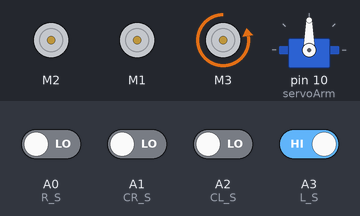
Recording of a sketch running on a simulated Arduino Uno, built with avr-gcc and run on an emulated ATmega328P. Shown: 3 × DC motor (green arrow = forward, orange = backward, longer = faster), servo. Inputs (shaded band) come from the test bench; at power-on: A3 (L_S) HIGH, A0 (R_S), A1 (CR_S), A2 (CL_S) LOW.

Above: at 0.1 s.
2.3 s: A0 (R_S) driven HIGH
3.8 s: A3 (L_S) driven LOW
At 4.4 s:
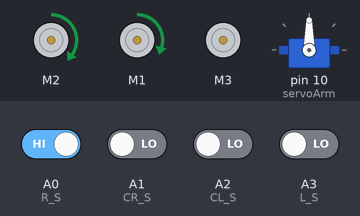
6.8 s: A1 (CR_S) driven HIGH
9.8 s: A0 (R_S) driven LOW
At 12.6 s:
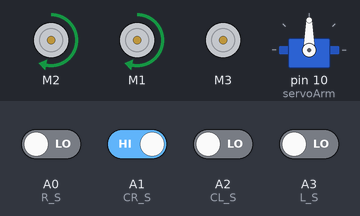
12.8 s: A1 (CR_S) driven LOW
At 15.7 s:
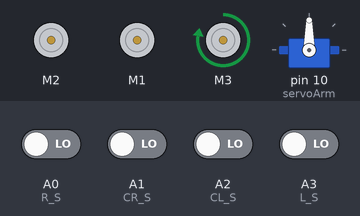
Timing chart, 0 to 24.8 s (numbered marks = the images above; inputs shaded):
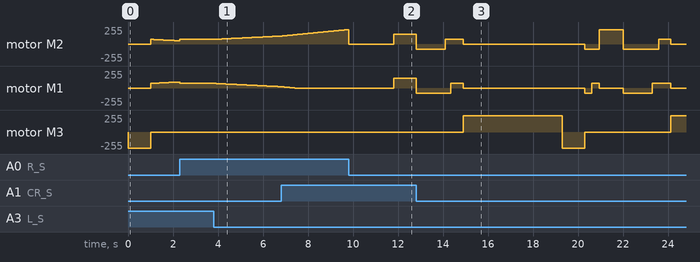

Measured:
- after the input at 3.8 s, motor M2: moves from forward 70/255 to forward 119/255 over 2.9 s, starting after 0.06 s; motor M1: moves from forward 70/255 to forward 20/255 over 3.0 s, starting at once
- after the input at 9.8 s, motor M1: stopped → forward 150/255 after 2.0 s

The sketch:

competition_program_v1.ino
```cpp
#include <Wire.h>
#include <Adafruit_MotorShield.h>
#include "utility/Adafruit_MS_PWMServoDriver.h"
#include <Servo.h>

// Set pin
#define R_S A0  // Infrared sensor Right
#define CR_S A1 // Infrared sensor Center Right
#define CL_S A2 // Infrared sensor Center Left
#define L_S A3  // Infrared sensor Left

// Set speed
#define SLOW_SPEED 150
// #define MEDIUM_SPEED 55
#define FAST_SPEED 244
// Benutze TRASH_SPEED wenn der Roboter auf Tonnen zufährt
#define TRASH_SPEED 75

// Hier ist die Strecke modelliert
// Track 0 left - straight, 1 right - straight, numbers unequal to 0 or 1 belong to positions on the track
int competition_track[] = {0, 1, 0, 4, 0, 1, 0, 8, 9, 2, 2, 3, 2, 0, 1, 0, 3, 2, 3};

// Track 0 left - straight, 1 right - straight
//int competition_track_simple[] = {0, 1, 0, 1, 0, 1, 0, 1, 0, 0, 1, 0, 0, 1, 0, 1, 0, 1};
//int competition_track[] = {0,4};

int defaultSpeed = 70;
int stoptime = 0;

int can_counter = 0;

// Hier stehen die Positionen des Arms in Grad
int pos_unten = 168;
int pos_oben = 70;

////////////////////////////////////////////////////////////////////////////////////////
// PID Controller

// Gain k=[0;1]
// Tuning parameter:
// Start with kp=1 and decrease value to stable system
// Then increase ki and kd if needed
// double kp = 0.22;  // Proportional gain
// double ki = 0.022; // Integral gain
// double kd = 0;    // Derivative gain *************************** possible delete
double kp = 0;    // Proportional gain
double ki = 0.005;  // Integral gain
double kd = 0;    // Derivative gain *************************** possible delete


// Initialize PID components to 0
double P = 0; // Proportional component of the control output
double I = 0; // Integral component of the control output
double D = 0; // Derivative component of the control output

int error;
int previousError = 0;
int smallError = defaultSpeed * 0.50; // Need to calibrate this parameter
int mediumError = defaultSpeed * 1.0;  // Need to calibrate this parameter
int bigError = defaultSpeed * 2.2;   // Need to calibrate this parameter
bool stopped = false;
bool skip_line = false;

int lastError = 0;
int lastLineSignal = 0;

int leftSpeed = 0;
int rightSpeed = 0;

////////////////////////////////////////////////////////////////////////////////////////

// Hier werden die Motoren initalisiert
Adafruit_MotorShield AFMS = Adafruit_MotorShield();
Adafruit_DCMotor *motorR = AFMS.getMotor(2);
Adafruit_DCMotor *motorL = AFMS.getMotor(1);
Adafruit_DCMotor *motorArm = AFMS.getMotor(3);

Servo servoArm;

// Diese Funktion bewegt den Arm nach oben
// PRE: servo -> anzusteuernder Servo
// PRE: unten Startposition des Arms in Grad, oben Endposition des Arms in Grad
void arm_up(Servo servo, int unten, int oben)
{
    for (int pos = unten; pos >= oben; pos -= 1)
    {
        servo.write(pos); // tell servo to go to position in variable 'pos'
        delay(10);        // waits 15ms for the servo to reach the position
        Serial.write(servoArm.read());
        Serial.write("\n");
    }
}

// Diese Funktion bewegt den Arm nach oben
// PRE: servo -> anzusteuernder Servo
// PRE: unten Endposition des Arms in Grad, oben Startposition des Arms in Grad
void arm_down(Servo servo, int unten, int oben)
{
    for (int pos = oben; pos <= unten; pos += 1)
    {
        if (pos < unten - 20)
        {
          servo.write(pos);
          delay(10);
        }
        else
        {
          servo.write(pos);
          delay(20);
        }

        Serial.write(servoArm.read());
        Serial.write("\n");
    }
}

void arm_down_and_drive(Servo servo, int unten, int oben)
{
  for (int pos = oben; pos <= unten; pos += 1)
    {
        servo.write(pos);
        delay(5);
        error = getError();
        PID_line_tracking();
    }
}

// Diese Funktion schliesst den Greifer
// PRE: anzusteuernder Motor
void trash_grap(Adafruit_DCMotor *motor)
{
    motor->run(FORWARD);
    delay(1000);
}

// Diese Funktion öffnet den Greifer
// PRE: anzusteuernder Motor
void trash_release(Adafruit_DCMotor *motor)
{
    motor->run(BACKWARD);
    delay(1000);
    motor->run(RELEASE);
}

// Diese Funktion führt einen kompletten Greifprozess aus
// Zugreifen -> Arm hoch -> Arm runter -> Arm öffnen
// PRE: motor: anzusteuernder Motor, servo: anzusteuernder Servo
// PRE: unten: Startposition des Arms in Grad, oben: Endposition des Arms in Grad
void full_arm_movement(Adafruit_DCMotor *motor, Servo servo, int unten, int oben)
{
    trash_grap(motor);
    delay(100);
    arm_up(servo, unten, oben);
    delay(1000);
    // Becher leeren funktion hinzufügen
    arm_down(servo, unten, oben);
    delay(100);
    trash_release(motor);
}

// Diese Position setzt den Arm auf seine Fahrtposition
// PRE: motor: anzusteuernder Motor, servo: anzusteuernder Servo
void initalize_arm(Servo servo, Adafruit_DCMotor *motor)
{
    arm_down(servo, pos_unten, pos_unten);
    trash_release(motor);
}

////////////////////////////////////////////////////////////////////////////
// Diese Funktionen funktionieren nur für Tonnen auf gerader Strecke

void left_Track_to_Can(Adafruit_DCMotor *motorR, Adafruit_DCMotor *motorL)
{
    motorR->setSpeed(TRASH_SPEED);
    motorL->setSpeed(TRASH_SPEED);

    motorR->run(BACKWARD);
    motorL->run(BACKWARD);
    delay(1300);
    motorR->run(FORWARD);
    motorL->run(BACKWARD);
    delay(250);
    motorR->run(FORWARD);
    motorL->run(FORWARD);
    delay(550);
    motorR->run(RELEASE);
    motorL->run(RELEASE);
}

void left_Can_to_Track(Adafruit_DCMotor *motorR, Adafruit_DCMotor *motorL)
{
    motorR->run(BACKWARD);
    motorL->run(BACKWARD);
    delay(300);
    motorR->run(BACKWARD);
    motorL->run(FORWARD);
    delay(330);
    motorR->run(RELEASE);
    motorL->run(RELEASE);
}

void right_Can_to_Track(Adafruit_DCMotor *motorR, Adafruit_DCMotor *motorL)
{
    motorR->run(BACKWARD);
    motorL->run(BACKWARD);
    delay(300);
    motorR->run(FORWARD);
    motorL->run(BACKWARD);
    delay(315);
    motorR->run(RELEASE);
    motorL->run(RELEASE);
}

void right_Track_to_Can(Adafruit_DCMotor *motorR, Adafruit_DCMotor *motorL)
{
    motorR->setSpeed(TRASH_SPEED);
    motorL->setSpeed(TRASH_SPEED);

    motorR->run(BACKWARD);
    motorL->run(BACKWARD);
    delay(1300);
    motorR->run(BACKWARD);
    motorL->run(FORWARD);
    delay(275);
    motorR->run(FORWARD);
    motorL->run(FORWARD);
    delay(550);
    motorR->run(RELEASE);
    motorL->run(RELEASE);
}


////////////////////////////////////////////////////////////////////////////

////////////////////////////////////////////////////////////////////////////
// Becher auf Position 8

void pos4_Can_to_Track(Adafruit_DCMotor *motorR, Adafruit_DCMotor *motorL)
{
    arm_up(servoArm, pos_unten, pos_oben);
    motorR->run(FORWARD);
    motorL->run(BACKWARD);
    delay(500);
    motorR->run(RELEASE);
    motorL->run(RELEASE);
}

void pos4_Track_to_Can(Adafruit_DCMotor *motorR, Adafruit_DCMotor *motorL)
{
    motorR->setSpeed(TRASH_SPEED);
    motorL->setSpeed(TRASH_SPEED);

    motorR->run(BACKWARD);
    motorL->run(FORWARD);
    delay(125);
    motorR->run(BACKWARD);
    motorL->run(BACKWARD);
    delay(1200);
    motorR->run(BACKWARD);
    motorL->run(FORWARD);
    delay(225);
    motorR->run(FORWARD);
    motorL->run(FORWARD);
    delay(380);
    motorR->run(RELEASE);
    motorL->run(RELEASE);
}

////////////////////////////////////////////////////////////////////////////

////////////////////////////////////////////////////////////////////////////
// Becher auf Position 4

void pos8_Can_to_Track(Adafruit_DCMotor *motorR, Adafruit_DCMotor *motorL)
{
    motorR->run(BACKWARD);
    motorL->run(BACKWARD);
    delay(300);
    motorR->run(FORWARD);
    motorL->run(BACKWARD);
    delay(315);
    motorR->run(RELEASE);
    motorL->run(RELEASE);
}

void pos8_Track_to_Can(Adafruit_DCMotor *motorR, Adafruit_DCMotor *motorL)
{
    motorR->setSpeed(TRASH_SPEED);
    motorL->setSpeed(TRASH_SPEED);

    motorR->run(BACKWARD);
    motorL->run(BACKWARD);
    delay(1300);
    motorR->run(BACKWARD);
    motorL->run(FORWARD);
    delay(250);
    motorR->run(FORWARD);
    motorL->run(FORWARD);
    delay(650);
    motorR->run(RELEASE);
    motorL->run(RELEASE);
}
////////////////////////////////////////////////////////////////////////////


void ignore_stop_line(int duration)
{
    for (int i = 0; i < duration / 10; i++) // One iteration is 10ms
    {
        error = getError_ignore_stop_line();
        PID_line_tracking();
    }
}
int getError_ignore_stop_line()
{
    // Read the sensor values (0 for dark, 1 for bright)
    int sensorL = digitalRead(L_S);
    int sensorCL = digitalRead(CL_S);
    int sensorCR = digitalRead(CR_S);
    int sensorR = digitalRead(R_S);

    Serial.print(sensorL);
    Serial.print(sensorCL);
    Serial.print(sensorCR);
    Serial.print(sensorR);
    Serial.println(" ");

    // Determine the error based on sensor readings
    if (sensorL == 0 && sensorCL == 1 && sensorCR == 1 && sensorR == 1)
    {
        Serial.println("bigError turnLeft");
        return -bigError; // The robot is significantly to the right of the line
    }
    else if (sensorL == 0 && sensorCL == 0 && sensorCR == 1 && sensorR == 1)
    {
        Serial.println("mediumError turnLeft");
        return -mediumError; // The robot is the right of the line
    }
    else if (sensorL == 0 && sensorCL == 0 && sensorCR == 0 && sensorR == 1)
    {
        Serial.println("smallError turnLeft");
        return -smallError; // The robot is slightly to the right of the line
    }
    else if (sensorL == 1 && sensorCL == 0 && sensorCR == 0 && sensorR == 1)
    {
        Serial.println("noError");
        I = 0;
        return 0; // The robot is on the line (centered)
    }
    else if (sensorL == 1 && sensorCL == 0 && sensorCR == 0 && sensorR == 0)
    {
        Serial.println("smallError turnRight");
        return smallError; // The robot is slightly to the left of the line
    }
    else if (sensorL == 1 && sensorCL == 1 && sensorCR == 0 && sensorR == 0)
    {
        Serial.println("mediumError turnRight");
        return mediumError; // The robot is the left of the line
    }
    else if (sensorL == 1 && sensorCL == 1 && sensorCR == 1 && sensorR == 0)
    {
        Serial.println("bigError turnRight");
        return bigError; // The robot is significantly to the left of the line
    }
    return 0; // Default case: Unknown/error state. Proceed with line tracking
}

// Function to get the error from the line-following sensors (0-2).
int getError()
{
    // Read the sensor values (0 for dark, 1 for bright)
    int sensorL = digitalRead(L_S);
    int sensorCL = digitalRead(CL_S);
    int sensorCR = digitalRead(CR_S);
    int sensorR = digitalRead(R_S);

    Serial.print(sensorL);
    Serial.print(sensorCL);
    Serial.print(sensorCR);
    Serial.print(sensorR);
    Serial.println(" ");

    // Determine the error based on sensor readings
    if (sensorL == 0 && sensorCL == 1 && sensorCR == 1 && sensorR == 1)
    {
        Serial.println("bigError turnLeft");
        return -bigError; // The robot is significantly to the right of the line
    }
    else if (sensorL == 0 && sensorCL == 0 && sensorCR == 1 && sensorR == 1)
    {
        Serial.println("mediumError turnLeft");
        return -mediumError; // The robot is the right of the line
    }
    else if (sensorL == 0 && sensorCL == 0 && sensorCR == 0 && sensorR == 1)
    {
        Serial.println("smallError turnLeft");
        return -smallError; // The robot is slightly to the right of the line
    }
    else if (sensorL == 1 && sensorCL == 0 && sensorCR == 0 && sensorR == 1)
    {
        Serial.println("noError");
        I = 0;
        return 0; // The robot is on the line (centered)
    }
    else if (sensorL == 1 && sensorCL == 0 && sensorCR == 0 && sensorR == 0)
    {
        Serial.println("smallError turnRight");
        return smallError; // The robot is slightly to the left of the line
    }
    else if (sensorL == 1 && sensorCL == 1 && sensorCR == 0 && sensorR == 0)
    {
        Serial.println("mediumError turnRight");
        return mediumError; // The robot is the left of the line
    }
    else if (sensorL == 1 && sensorCL == 1 && sensorCR == 1 && sensorR == 0)
    {
        Serial.println("bigError turnRight");
        return bigError; // The robot is significantly to the left of the line
    }
    else if (sensorL == 0 && sensorCL == 0 && sensorCR == 0 && sensorR == 0)
    {
        return 1; // Return obstacle 1
    }
    else if ((sensorL == 0 && sensorCL == 1 && sensorCR == 1 && sensorR == 0) || (sensorL == 0 && sensorCL == 1 && sensorCR == 0 && sensorR == 0) || (sensorL == 0 && sensorCL == 0 && sensorCR == 1 && sensorR == 0))
    {             // Special case: Only the center sensor detects a bright surface (possible obstacle)
        return 2; // Return obstacle 2
    }
    else if (sensorL == 1 && sensorCL == 1 && sensorCR == 1 && sensorR == 1)
    { // Special case: All sensors detect a white surface (end of track)
        return 3;
    }
    return 0; // Default case: Unknown/error state. Proceed with line tracking
}

void PID_line_tracking()
{
    // stopped = false;

    // PID control
    // Proportional component of the control output
    P = error;
    // Integral component of the control output
    I += error;
    // Derivative component of the control output
    D = error - previousError;

    // Update the previous error for the next iteration
    previousError = error;

    // Combine all components to get the PID output
    double speedChange = P * kp + I * ki + D * kd; // calculate the correction;

    // Apply PID output to control the motors
    motorL->run(FORWARD);
    motorR->run(FORWARD);

    // Adjust motor speeds based on PID output
    leftSpeed = defaultSpeed + speedChange;
    rightSpeed = defaultSpeed - speedChange;

    // Ensure the motor speeds are within valid range (0 to 255)
    leftSpeed = constrain(leftSpeed, 0, FAST_SPEED);
    rightSpeed = constrain(rightSpeed, 0, FAST_SPEED);

    /*
    Serial.print(leftSpeed);
    Serial.print("\t");
    Serial.print(rightSpeed);
    Serial.print("\n");*/

    // Set the motor speeds
    motorL->setSpeed(leftSpeed);
    motorR->setSpeed(rightSpeed);
    delay(10);
}

bool checkStop()
{
    if (lastError == error /* && stopped == false*/)
    {
        return true;
    }
    return false;
}

void task_1()
{
    stopped = true;

    motorL->run(BACKWARD);
    motorR->run(BACKWARD);
    motorL->setSpeed(0);
    motorR->setSpeed(0);

    if (competition_track[can_counter] == 0)
    {
        left_Track_to_Can(motorR, motorL);
        full_arm_movement(motorArm, servoArm, pos_unten, pos_oben);
        left_Can_to_Track(motorR, motorL);
        ignore_stop_line(1000);
    }
    else if (competition_track[can_counter] == 4)
    {
      pos4_Track_to_Can(motorR, motorL);
      full_arm_movement(motorArm, servoArm, pos_unten, pos_oben);
      pos4_Can_to_Track(motorR, motorL);
      ignore_stop_line(1500);
      arm_down_and_drive(servoArm, pos_unten, servoArm.read());
    }
    else
    {
      right_Track_to_Can(motorR, motorL);
      full_arm_movement(motorArm, servoArm, pos_unten, pos_oben);
      right_Can_to_Track(motorR, motorL);
      ignore_stop_line(1000);
    }


    can_counter++;
}

void task_2()
{
    // stopped = true;
    // TO DO
    //  Obstacle detected, stop and handle appropriately
    motorL->run(BACKWARD);
    motorR->run(BACKWARD);
    motorL->setSpeed(0);
    motorR->setSpeed(0);
    delay(2000);

    motorL->run(FORWARD);
    motorR->run(FORWARD);
    motorL->setSpeed(SLOW_SPEED);
    motorR->setSpeed(SLOW_SPEED);
    delay(250);
}

void driveUntilSignalChange()
{

    while (lastError == error)
    {

        lastError = error;
        error = getError();

        // Set the motor speeds
        motorL->setSpeed(SLOW_SPEED); // drive slowly straight until signal changes
        motorR->setSpeed(SLOW_SPEED); // drive slowly straight until signal changes
    }
    return;
}

////////////////////////////////////////////////////////////////////////////////////////
// Main code: functions setup() and loop()

void setup()
{
    pinMode(R_S, INPUT);
    pinMode(CR_S, INPUT);
    pinMode(CL_S, INPUT);
    pinMode(L_S, INPUT);

    // Serial.begin(9600);

    AFMS.begin();
    motorR->setSpeed(defaultSpeed);
    motorL->setSpeed(defaultSpeed);
    motorArm->setSpeed(244);

    servoArm.attach(10);
    initalize_arm(servoArm, motorArm); // ARM DOWN, GRIPPER OPEN
}

void loop() {

  lastError = error;
  error = getError();

  if (error == 1 && checkStop()) {  // Task 1, but check 2 times
    task_1();
    //   stopped = true;
    driveUntilSignalChange();
  } else if (error == 2 && checkStop()) {  // Task 2, but check 2 times
    task_2();
    //    stopped = true;
    driveUntilSignalChange();
  } else if (error == 3 && lastError == error) {  // Stop, but check 2 times
    motorR->setSpeed(0);
    motorL->setSpeed(0);
  } else {  // Proceed with line tracking
    PID_line_tracking();
  }
}
```
